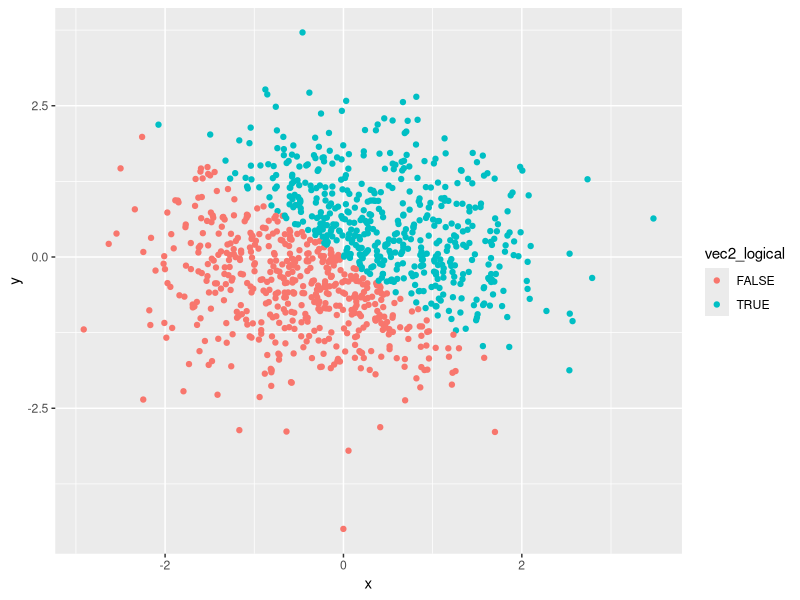
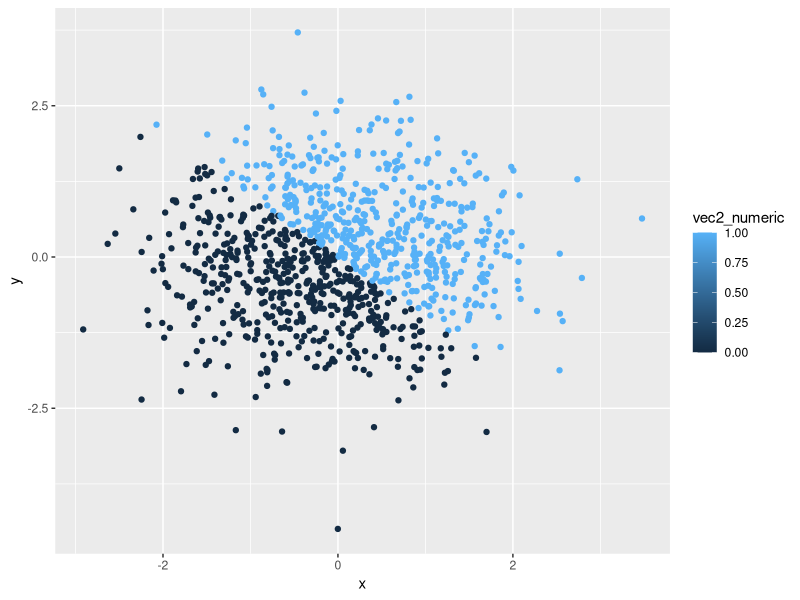
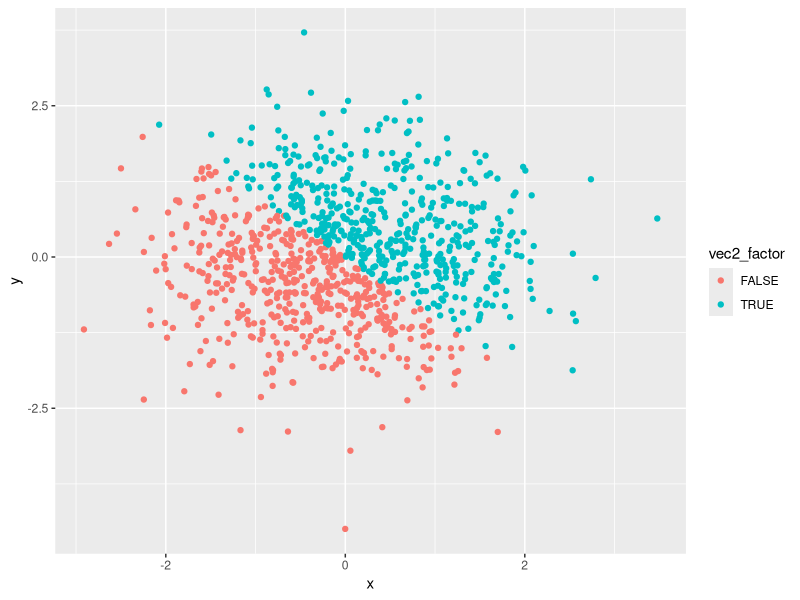
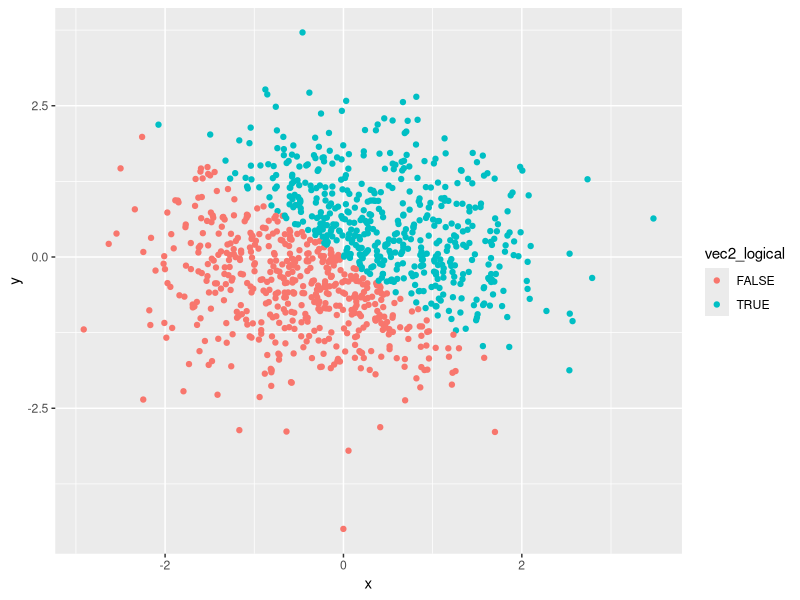

Source code (R) for these figures, in order:
## ---- chunk 1
library(tidyverse)
## ---- chunk 2
problem1_df = tibble(
  random_sample = sample(0:5, 10, replace=TRUE),
  vec_logical = c(random_sample[1:10]>2),
  vec_char= c("a","b","c","d","e","f","g","h","i","end"),
  vec_factor = factor(c("Y","N", "N", "Y","N", "N", "Y","N", "N", "N"))
)


mean(problem1_df$random_sample)

mean(problem1_df$vec_logical)

mean(problem1_df$vec_char)

mean(problem1_df$vec_factor)


class(problem1_df$random_sample)

class(problem1_df$vec_logical)

class(problem1_df$vec_char)

class(problem1_df$vec_factor)

## ---- chunk 3
as.numeric(problem1_df$vec_logical)

as.numeric(problem1_df$vec_char)

as.numeric(problem1_df$vec_factor)

## ---- chunk 4

as.numeric(as.factor(problem1_df$vec_char))

as.numeric(as.character(problem1_df$vec_factor))
## ---- chunk 5
problem2_df = tibble(
  x = rnorm (1000, mean = 0, sd = 1),
  y = rnorm (1000, mean = 0, sd = 1),
  vec2_logical = c( x + y > 0 ), 
  vec2_numeric = as.numeric(vec2_logical),
  vec2_factor = as.factor(vec2_logical)
)

true_proportion = sum(problem2_df$vec2_logical, na.rm=TRUE) / length(problem2_df$vec2_logical)


## ---- chunk 6
ggplot(problem2_df, aes(x = x, y = y, color = vec2_logical)) + geom_point()
ggsave("hw1_first_plot.pdf")
ggplot(problem2_df, aes(x = x, y = y, color = vec2_numeric)) + geom_point()
ggplot(problem2_df, aes(x = x, y = y, color = vec2_factor)) + geom_point()

